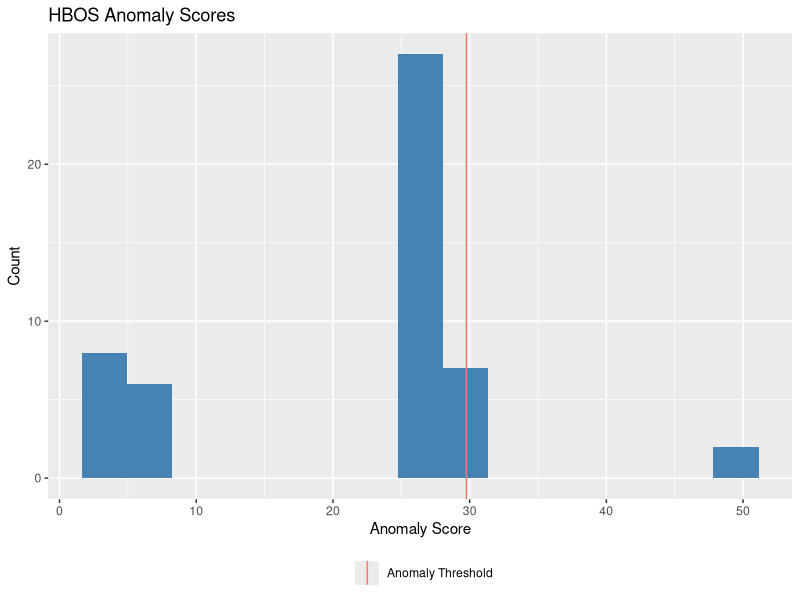
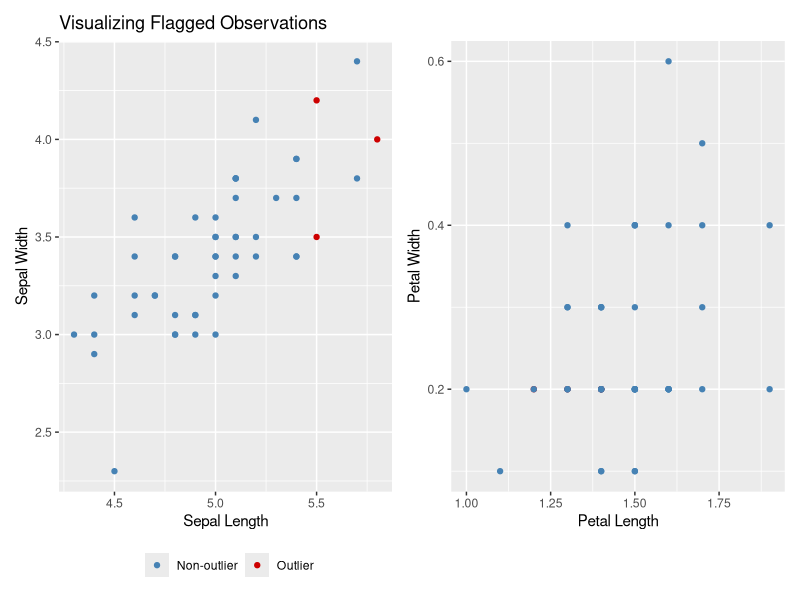

R code for these plots, in order:
## ---- chunk 1
library(knitr)
library(readr)
library(dplyr)
library(ggplot2)
library(patchwork)


knitr::opts_chunk$set(echo = FALSE)

def.chunk.hook  <- knitr::knit_hooks$get("chunk")
knitr::knit_hooks$set(chunk = function(x, options) {
  x <- def.chunk.hook(x, options)
  paste0("\n \\", "footnotesize","\n\n", x, "\n\n \\normalsize")
})

knitr::opts_chunk$set(comment = "") # removes ## in output

## ---- chunk 2
petal = iris %>% 
  filter(Species == "setosa") %>% 
  select(-Species)

X_scaled <- as.data.frame(scale(petal))
## ---- chunk 3
hbos_fit <- function(X, n_bins = 10) {
  
  X <- as.data.frame(X)
  models <- list() # store models
  
  for (j in seq_along(X)) {
    x <- X[[j]]
    
    # create equally spaced histogram bins
    breaks <- seq(min(x), max(x), length.out = n_bins + 1)
    
    # count observations in each bin
    counts <- hist(x, breaks = breaks, plot = FALSE, include.lowest = TRUE)$counts
    
    # estimate density for each bin
    widths <- diff(breaks)
    densities <- counts / (length(x) * widths)
    densities[densities == 0] <- 1e-10 # ensure everything is nonzero
    
    models[[j]] <- list(breaks = breaks, densities = densities)
  }
  return(models)
}
## ---- chunk 4
hbos_predict <- function(model, X) {
  
  X <- as.data.frame(X)
  scores <- matrix(0, nrow = nrow(X), ncol = ncol(X)) # store scores
  
  for (j in seq_along(X)) {
    
    x <- X[[j]]
    breaks <- model[[j]]$breaks
    densities <- model[[j]]$densities
    
    # identify the histogram bin for each observation
    bin <- findInterval(x, breaks)
    
    # keep bin indices within valid range
    bin <- pmax(1, pmin(bin, length(densities)))
    
    # calculate negative log density
    scores[, j] <- -log(densities[bin])
  }
  
  return(rowSums(scores))
}
## ---- chunk 5
hbos_model <- hbos_fit(X_scaled, n_bins = 10)
iris_scores <- hbos_predict(hbos_model, X_scaled)
contamination <- 0.05 # assume 5% of data is an anomaly

# determine threshold for what's considered an anomaly
threshold <- quantile(iris_scores, probs = 1 - contamination)

# flag observations above the threshold
iris_pred <- ifelse(iris_scores > threshold, 1, 0)

cat("HBOS threshold:", threshold, "\n")
cat("Number of flagged observations:", sum(iris_pred), "\n")

results <- data.frame(Observation = 1:nrow(petal), Sepal.Length = petal$Sepal.Length,
  Sepal.Width = petal$Sepal.Width, Petal.Length = petal$Petal.Length,
  Petal.Width = petal$Petal.Width, Anomaly.Score = iris_scores,
  Anomaly = ifelse(iris_pred == 1, "Outlier", "Normal"))

results <- results[order(-results$Anomaly.Score), ]
## ---- chunk 6
kable(head(results, 15), caption = "Top 15 HBOS Anomaly Scores among the Setosa Species")

## ---- chunk 7
ggplot(as.data.frame(iris_scores), aes(x = iris_scores)) +
  geom_histogram(bins = 15, fill = "steelblue") +
  geom_vline(aes(xintercept = threshold, color = "Anomaly Threshold")) +
  labs(title = "HBOS Anomaly Scores", x = "Anomaly Score", y = "Count",
    color = "") + theme(legend.position = "bottom")
## ---- chunk 8
petal$iris_pred <- as.factor(iris_pred)

p1 = ggplot(petal, aes(x = Sepal.Length, y = Sepal.Width, colour = iris_pred)) +
  geom_point() +
  scale_color_manual(
    name = "", 
    values = c("0" = "steelblue", "1" = "red3"),
    labels = c("0" = "Non-outlier", "1" = "Outlier")) +
  theme(legend.position = "bottom") +
  labs(
    title = "Visualizing Flagged Observations", 
    x = "Sepal Length",
    y = "Sepal Width")

p2 = ggplot(petal, aes(x = Petal.Length, y = Petal.Width, colour = iris_pred)) +
  geom_point() +
    scale_color_manual(
      name = "", 
      values = c("0" = "steelblue", "1" = "red3"),
      labels = c("0" = "Non-outlier", "1" = "Outlier")) +
  theme(legend.position = "none") +
  labs(x = "Petal Length", y = "Petal Width")

p1 + p2
